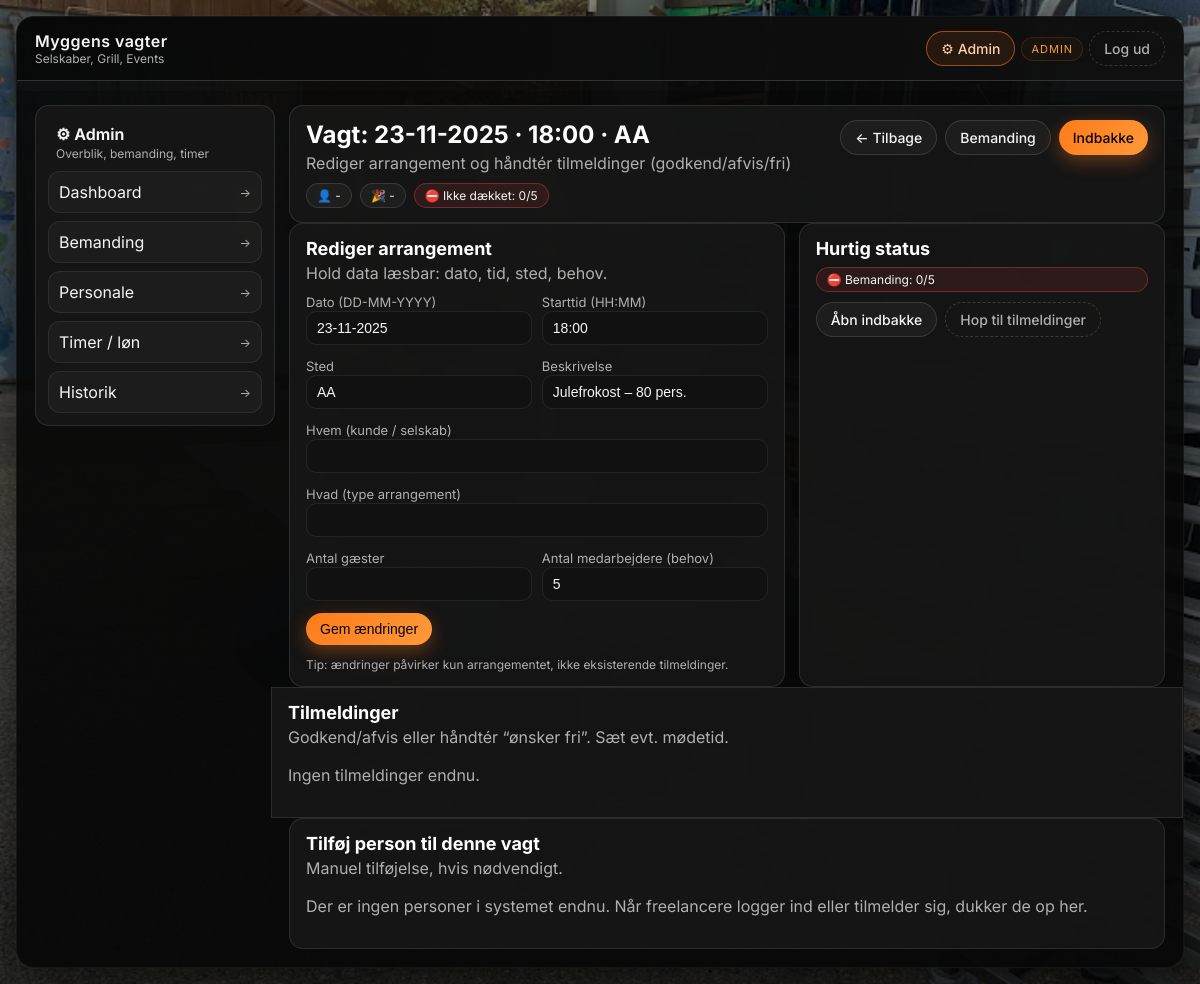
Screenshot of /admin/shift/9 (signed in) with the database file from the repository.
### tables this page shows
CREATE TABLE shifts (
            id INTEGER PRIMARY KEY AUTOINCREMENT,
            date TEXT NOT NULL,          -- fx '2025-11-21'
            start_time TEXT NOT NULL,    -- fx '17:00'
            location TEXT NOT NULL,      -- Hvor 
            description TEXT,            -- ekstra fritekst
            customer TEXT,               -- Hvem
            event_type TEXT,             -- Hvad
            guest_count INTEGER,         -- Antal gæster
            required_staff INTEGER NOT NULL,  -- bemanding (antal medarbejdere)
            is_active INTEGER NOT NULL DEFAULT 1,
            created_at TEXT DEFAULT CURRENT_TIMESTAMP
        );

### app.py (the view)
@app.route("/admin/shift/<int:shift_id>", methods=["GET"])
@admin_required
def admin_shift_detail(shift_id):
    shift = database.get_shift(shift_id)
    if shift is None:
        abort(404)
    shift["date_dk"] = format_danish_date(shift["date"])
    signups = database.get_signups_for_shift(shift_id)
    persons = database.get_all_persons()  # til dropdown
    return render_template(
        "admin_shift.html",
        shift=shift,
        signups=signups,
        persons=persons,
    )

### app.py (called while the page is built)
@app.context_processor
def inject_now():
    return {"now": datetime.now}

@app.context_processor
def inject_admin_notifications():
    if not session.get("is_admin"):
        return {}
    pending = database.get_pending_admin_actions()
    return {
        "pending_total": pending["pending_total"],
        "pending_signups": pending["pending_signups"],
        "pending_releases": pending["pending_releases"],
    }

@app.template_filter("dkdate")
def dkdate(value):
    if not value:
        return ""
    try:
        d = datetime.strptime(value, "%Y-%m-%d")
        return d.strftime("%d-%m-%Y")
    except Exception:
        return value

def format_danish_date(date_iso: str) -> str:
    try:
        parts = date_iso.split("-")
        if len(parts) != 3:
            return date_iso
        year, month, day = parts
        return f"{day}-{month}-{year}"
    except:
        return date_iso

def admin_required(f):
    @wraps(f)
    def wrapper(*args, **kwargs):
        if not session.get("is_admin"):
            return redirect(url_for("admin_login"))
        return f(*args, **kwargs)
    return wrapper

### database.py (called while the page is built)
def get_connection():
    conn = sqlite3.connect(DB_PATH)
    conn.row_factory = sqlite3.Row
    return conn

def _shift_row_to_dict(
    row,
    approved_count: int = 0,
    requested_count: int = 0,
    release_requested_count: int = 0,
):
    pending = requested_count + release_requested_count
    return {
        "id": row["id"],
        "date": row["date"],
        "time": row["start_time"],
        "location": row["location"],
        "description": row["description"],
        "customer": row["customer"] if "customer" in row.keys() else None,
        "event_type": row["event_type"] if "event_type" in row.keys() else None,
        "guest_count": row["guest_count"] if "guest_count" in row.keys() else None,
        "needed": row["required_staff"],
        "approved": approved_count,
        "pending": pending,
        "pending_signups": requested_count,
        "pending_releases": release_requested_count,
        "is_active": row["is_active"],
    }

def get_all_persons():
    conn = get_connection()
    cur = conn.cursor()
    cur.execute("SELECT id, name, phone, created_at FROM persons ORDER BY name")
    rows = cur.fetchall()
    conn.close()
    return [dict(row) for row in rows]

### templates/admin_shift.html (shortened to what this page needs)
{% extends "base.html" %}
{% block body_class %}admin-wide{% endblock %}
{% block content %}
<div class="card">
  <div class="page-top">
    <div>
      <h1 class="page-title">Vagt: {{ shift.date|dkdate }} · {{ shift.time }} · {{ shift.location }}</h1>
      <div class="subtitle">Rediger arrangement og håndtér tilmeldinger (godkend/afvis/fri)</div>
      <div class="meta-row">
        <span class="pill">👤 {{ shift.customer or "-" }}</span>
        <span class="pill">🎉 {{ shift.event_type or "-" }}</span>
        {% if shift.approved >= shift.needed %}
          <span class="pill ok">✅ Dækket: {{ shift.approved }}/{{ shift.needed }}</span>
        {% elif shift.approved > 0 %}
          <span class="pill warn">⚠️ Delvist: {{ shift.approved }}/{{ shift.needed }}</span>
        {% else %}
          <span class="pill bad">⛔ Ikke dækket: {{ shift.approved }}/{{ shift.needed }}</span>
        {% endif %}
      </div>
    </div>
    <div class="btn-row">
      <a href="{{ url_for('admin_dashboard') }}" class="btn btn-secondary">← Tilbage</a>
      <a href="{{ url_for('admin_overview') }}" class="btn btn-secondary">Bemanding</a>
      <a href="{{ url_for('admin_actions') }}" class="btn btn-primary">Indbakke</a>
    </div>
  </div>
</div>
<div class="split-row">
  <div class="card">
    <div class="card-header">
      <div>
        <h2 class="section-title">Rediger arrangement</h2>
        <div class="section-sub">Hold data læsbar: dato, tid, sted, behov.</div>
      </div>
    </div>
    <form method="post" action="{{ url_for('admin_edit_shift', shift_id=shift.id) }}">
      <div class="form-grid">
        <div>
          <label for="date">Dato (DD-MM-YYYY)</label>
          <input type="text" id="date" name="date" value="{{ shift.date|dkdate }}" required>
        </div>
        <div>
          <label for="start_time">Starttid (HH:MM)</label>
          <input type="text" id="start_time" name="start_time" value="{{ shift.time }}" required>
        </div>
        <div>
          <label for="location">Sted</label>
          <input type="text" id="location" name="location" value="{{ shift.location }}" required>
        </div>
        <div>
          <label for="description">Beskrivelse</label>
          <input type="text" id="description" name="description" value="{{ shift.description or '' }}">
        </div>
        <div class="form-span-2">
          <label for="customer">Hvem (kunde / selskab)</label>
          <input type="text" id="customer" name="customer" value="{{ shift.customer or '' }}">
        </div>
        <div class="form-span-2">
          <label for="event_type">Hvad (type arrangement)</label>
          <input type="text" id="event_type" name="event_type" value="{{ shift.event_type or '' }}">
        </div>
        <div>
          <label for="guest_count">Antal gæster</label>
          <input type="number" id="guest_count" name="guest_count" min="0" value="{{ shift.guest_count or '' }}">
        </div>
        <div>
          <label for="required_staff">Antal medarbejdere (behov)</label>
          <input type="number" id="required_staff" name="required_staff" min="1" value="{{ shift.needed }}" required>
        </div>
      </div>
      <div class="btn-row" style="margin-top:12px;">
        <button type="submit" class="btn btn-primary">Gem ændringer</button>
        <span class="helper-text">Tip: ændringer påvirker kun arrangementet, ikke eksisterende tilmeldinger.</span>
      </div>
    </form>
  </div>
  <div class="card">
    <div class="card-header">
      <div>
        <h2 class="section-title">Hurtig status</h2>
      </div>
    </div>
    {% set need = shift.needed %}
    {% set appr = shift.approved %}
    <div style="display:flex; flex-direction:column; gap:10px;">
      <div class="pill {% if appr >= need %}ok{% elif appr > 0 %}warn{% else %}bad{% endif %}">
        {% if appr >= need %}✅{% elif appr > 0 %}⚠️{% else %}⛔{% endif %}
        Bemanding: {{ appr }}/{{ need }}
      </div>
      <div class="btn-row">
        <a class="btn btn-secondary" href="{{ url_for('admin_actions') }}">Åbn indbakke</a>
        <a class="btn btn-ghost" href="#signups">Hop til tilmeldinger</a>
      </div>
    </div>
  </div>
</div>
<div class="card full-width-card" id="signups">
  <div class="card-header">
    <div>
      <h2 class="section-title">Tilmeldinger</h2>
      <div class="section-sub">Godkend/afvis eller håndtér “ønsker fri”. Sæt evt. mødetid.</div>
    </div>
  </div>
  {% if not signups %}
    <p>Ingen tilmeldinger endnu.</p>
  {% endif %}
</div>
<div class="card">
  <div class="card-header">
    <div>
      <h2 class="section-title">Tilføj person til denne vagt</h2>
      <div class="section-sub">Manuel tilføjelse, hvis nødvendigt.</div>
    </div>
  </div>
  {% if not persons %}
    <p>Der er ingen personer i systemet endnu. Når freelancere logger ind eller tilmelder sig, dukker de op her.</p>
  {% endif %}
</div>
{% endblock %}

### templates/base.html (style rules this page uses)
:root { --bg-main: #050505; --bg-card: #171717; --bg-card-soft: #1f1f1f; --accent: #ff7a1a; --accent-soft: rgba(255, 122, 26, 0.16); --accent-strong: #ff9a3a; --text-main: #f5f5f5; --text-muted: #b0b0b0; --border-subtle: #333; --danger: #ff4b4b; --success: #3acb6a; --warning: #ffd569; }
* { box-sizing: border-box; }
html, body { margin: 0; padding: 0; min-height: 100%; }
body { font-family: "Inter", system-ui, -apple-system, BlinkMacSystemFont, "Segoe UI", sans-serif; background: radial-gradient(circle at top left, #2b2b2b 0, #050505 40%, #000 100%); color: var(--text-main); display: flex; justify-content: center; }
body::before { content: ""; position: fixed; inset: 0; background-image: radial-gradient(circle at 20% 10%, rgba(255, 122, 26, 0.18), rgba(0,0,0,0) 45%), linear-gradient(to bottom, rgba(0,0,0,0.45), rgba(0,0,0,0.75)), url("/static/img/myggen-bg-1.jpg"); background-size: cover; background-position: center; opacity: 1; filter: saturate(1.05); z-index: -2; }
h1, h2, h3 { margin-top: 0; color: #fff; }
h1 { font-size: 24px; }
h2 { font-size: 18px; }
p { color: var(--text-muted); line-height: 1.5; }
a { color: var(--accent-strong); }
.btn { display: inline-flex; align-items: center; justify-content: center; padding: 8px 14px; border-radius: 999px; border: none; cursor: pointer; font-size: 14px; font-weight: 500; text-decoration: none; transition: transform 0.06s ease, box-shadow 0.06s ease, background 0.1s ease; white-space: nowrap; }
.btn-primary { background: linear-gradient(135deg, var(--accent), var(--accent-strong)); color: #000; box-shadow: 0 6px 18px rgba(255, 122, 26, 0.35); }
.btn-secondary { background: rgba(255,255,255,0.04); color: var(--text-main); border: 1px solid rgba(255,255,255,0.12); }
.btn-ghost { background: transparent; color: var(--text-muted); border: 1px dashed rgba(255,255,255,0.16); }
.card { background: rgba(25, 25, 25, 0.78); border-radius: 14px; border: 1px solid rgba(255,255,255,0.10); padding: 14px 16px; backdrop-filter: blur(6px); }
.card-header { display: flex; align-items: baseline; justify-content: space-between; margin-bottom: 8px; gap: 8px; }
.helper-text { font-size: 12px; color: var(--text-muted); margin-top: 4px; }
label { font-size: 13px; color: var(--text-muted); }
input[type="text"], input[type="password"], input[type="time"], input[type="number"], select, textarea { width: 100%; padding: 8px 10px; border-radius: 10px; border: 1px solid rgba(255,255,255,0.08); background: #111; color: var(--text-main); font-size: 14px; outline: none; transition: border 0.12s ease, box-shadow 0.12s ease, background 0.12s ease; }
input::placeholder { color: #666; }

### templates/admin_shift.html (style rules this page uses)
.page-top { display:flex; align-items:flex-start; justify-content:space-between; gap: 12px; flex-wrap: wrap; }
.page-title { margin:0; }
.subtitle { color: var(--text-muted); margin-top: 4px; }
.meta-row { display:flex; flex-wrap:wrap; gap: 8px; margin-top: 10px; }
.pill { display:inline-flex; align-items:center; padding: 4px 10px; border-radius: 999px; font-size: 12px; border: 1px solid rgba(255,255,255,0.12); background: rgba(255,255,255,0.04); white-space: nowrap; gap: 8px; }
.pill.bad { border-color: rgba(255,75,75,0.35); background: rgba(255,75,75,0.10); }
.btn-row { display:flex; gap:8px; flex-wrap:wrap; }
.form-grid { display:grid; grid-template-columns: 1fr 1fr; gap: 10px; }
.form-span-2 { grid-column: span 2; }
.section-title { margin:0; }
.section-sub { color: var(--text-muted); margin-top: 4px; }
.split-row { display:grid; grid-template-columns: minmax(0, 1.15fr) minmax(0, 0.85fr); gap: 14px; }
.full-width-card { margin-left: -18px; margin-right: -18px; border-radius: 0; }

### rows the page displays
shifts: date|dkdate "23-11-2025", time "18:00", location "AA", date "23-11-2025", start_time "18:00", description "Julefrokost – 80 pers."

### other values shown
{{ shift.customer or "-" }} "-"
{{ shift.event_type or "-" }} "-"
{{ shift.approved }} "0"
{{ shift.needed }} "5"
{{ appr }} "0"
{{ need }} "5"
